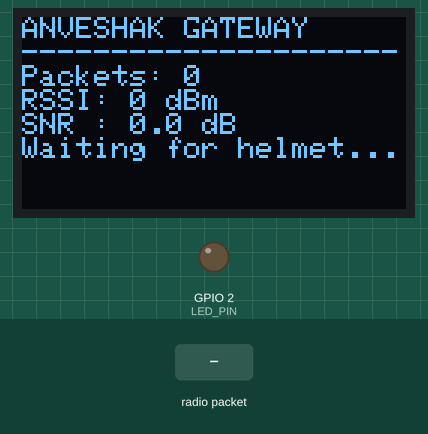
The sketch below on a simulated ESP32. Parts: 128×64 one-colour display, output pins drawn as LEDs (lit = HIGH). The test bench sets the inputs (shaded band). No radio packets arrive unless stated; what the sketch prints to the serial monitor is not drawn.

Above: at 1.5 s.
1.6 s: radio packet "1" arrives
At 2.8 s:
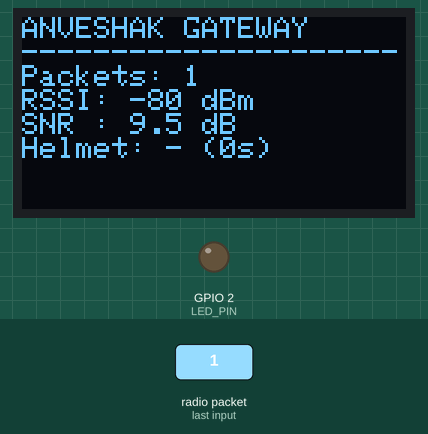
4.6 s: radio packet "0" arrives
At 5.4 s:
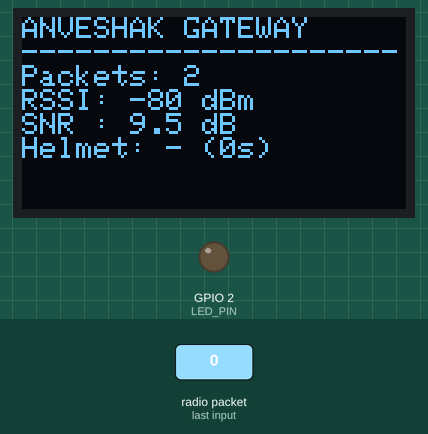
Timing chart, 0 to 7.6 s (numbered marks = the images above; inputs shaded):
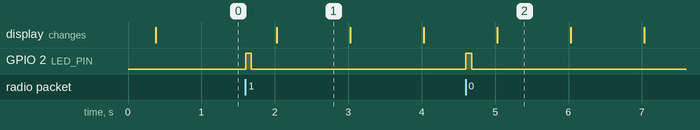

Measured:
- after the input at 1.6 s, GPIO 2 (LED_PIN): LOW → HIGH at once, → LOW 0.08 s later; the display: changes after 0.43 s (image 1)
- after the input at 4.6 s, GPIO 2 (LED_PIN): LOW → HIGH at once, → LOW 0.08 s later
- what the display in image 1 shows lasts 1.0 s, from 2.0 s to 3.0 s

The sketch:

anveshak_gateway.ino
```cpp
/**
 * ============================================================================
 * ANVESHAK - LoRa RECEIVER GATEWAY FIRMWARE (ESP32 #2)
 * Team XARTH
 * ============================================================================
 *
 * Receives LoRa packets from the helmet and forwards each one to the laptop
 * over USB serial, adding the signal strength:
 *
 *   [ANVESHAK_LORA]<packet text>|<RSSI dBm>|<SNR dB>
 *
 * The backend (backend/anveshak-server.js) reads these lines, runs the AI
 * engine and streams the data to the dashboard. No Wi-Fi or internet needed.
 *
 * Pin map (same LoRa wiring as the helmet)
 *  - LoRa SX1278 (Ra-02): SCK 18, MISO 19, MOSI 23, NSS 5, RST 14, DIO0 26 (3.3 V only)
 *  - OLED (optional)    : SDA 21, SCL 22
 *  - Onboard LED        : GPIO 2 (blinks on every packet)
 * ============================================================================
 */

#include <SPI.h>
#include <LoRa.h>
#include <Wire.h>
#include <Adafruit_GFX.h>
#include <Adafruit_SSD1306.h>

#define LORA_SCK   18
#define LORA_MISO  19
#define LORA_MOSI  23
#define LORA_SS    5
#define LORA_RST   14
#define LORA_DIO0  26
#define LORA_FREQ  433E6
#define LORA_SYNC  0x12     // must match the helmet

#define LED_PIN    2
#define USE_OLED   1        // 0 if no OLED on the gateway

Adafruit_SSD1306 display(128, 64, &Wire, -1);
bool oledOK = false;
unsigned long packets = 0, lastPacketAt = 0, ledOffAt = 0, lastScreen = 0;
int lastRssi = 0;
float lastSnr = 0;
String lastStatus = "-";

void drawScreen() {
  if (!oledOK) return;
  display.clearDisplay();
  display.setTextColor(SSD1306_WHITE);
  display.setTextSize(1);
  display.setCursor(0, 0);
  display.println("ANVESHAK GATEWAY");
  display.println("---------------------");
  display.printf("Packets: %lu\n", packets);
  display.printf("RSSI: %d dBm\n", lastRssi);
  display.printf("SNR : %.1f dB\n", lastSnr);
  if (packets == 0) display.println("Waiting for helmet...");
  else display.printf("Helmet: %s (%lus)\n", lastStatus.c_str(), (millis() - lastPacketAt) / 1000);
  display.display();
}

void setup() {
  Serial.begin(115200);
  delay(300);
  pinMode(LED_PIN, OUTPUT);

  #if USE_OLED
  Wire.begin(21, 22);
  oledOK = display.begin(SSD1306_SWITCHCAPVCC, 0x3C);
  #endif

  SPI.begin(LORA_SCK, LORA_MISO, LORA_MOSI, LORA_SS);
  LoRa.setPins(LORA_SS, LORA_RST, LORA_DIO0);
  if (!LoRa.begin(LORA_FREQ)) {
    Serial.println("[GATEWAY] LoRa module NOT found - check 3.3V, wiring and antenna");
    while (true) { digitalWrite(LED_PIN, !digitalRead(LED_PIN)); delay(150); }
  }
  LoRa.setSpreadingFactor(7);
  LoRa.setSignalBandwidth(125E3);
  LoRa.setSyncWord(LORA_SYNC);
  LoRa.enableCrc();

  Serial.println("[GATEWAY] Ready, listening on 433 MHz");
  drawScreen();
}

void loop() {
  int size = LoRa.parsePacket();
  if (size > 0) {
    String msg;
    while (LoRa.available()) msg += (char)LoRa.read();
    msg.trim();

    lastRssi = LoRa.packetRssi();
    lastSnr = LoRa.packetSnr();
    packets++;
    lastPacketAt = millis();

    // Field 4 of the CSV is the helmet status (ANV,device,seq,STATUS,...)
    int c1 = msg.indexOf(','), c2 = msg.indexOf(',', c1 + 1), c3 = msg.indexOf(',', c2 + 1), c4 = msg.indexOf(',', c3 + 1);
    if (c3 > 0 && c4 > c3) lastStatus = msg.substring(c3 + 1, c4);

    Serial.print("[ANVESHAK_LORA]");
    Serial.print(msg);
    Serial.print("|");
    Serial.print(lastRssi);
    Serial.print("|");
    Serial.println(lastSnr, 1);

    digitalWrite(LED_PIN, HIGH);
    ledOffAt = millis() + 80;
  }

  if (ledOffAt && millis() >= ledOffAt) { digitalWrite(LED_PIN, LOW); ledOffAt = 0; }
  if (millis() - lastScreen >= 1000) { lastScreen = millis(); drawScreen(); }
}
```
